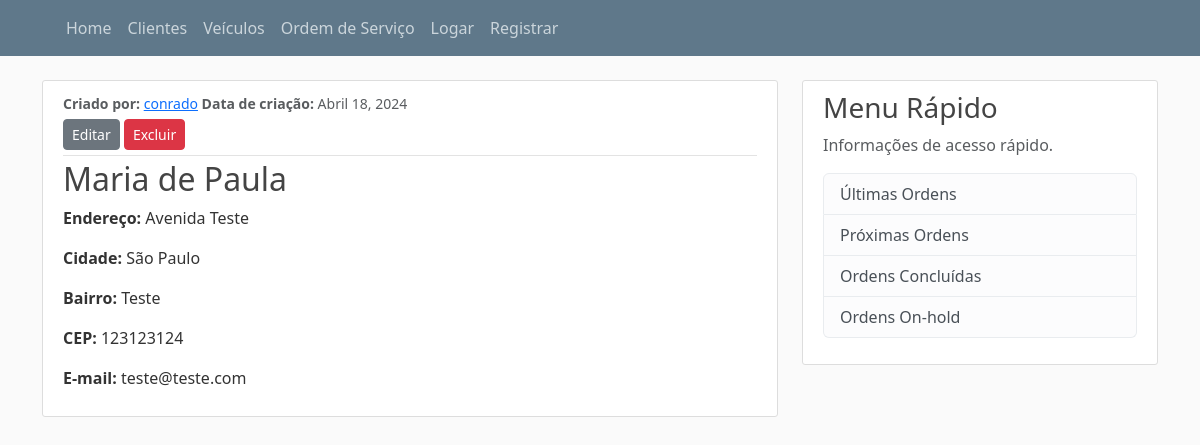
Page /garage/clientes/5/ on the committed database.
### garage/models.py (models this page shows, shortened)
class Cliente(models.Model):
    nome = models.CharField(max_length=250)
    slug = models.SlugField(max_length=250)
    n_cpf = models.CharField(max_length=50)
    endereco = models.CharField(max_length=150)
    bairro = models.CharField(max_length=50)
    cidade = models.CharField(max_length=50)
    cep = models.CharField(max_length=9)
    data_criacao = models.DateTimeField(auto_now_add=True)
    email = models.CharField(max_length=100)
    autor = models.ForeignKey(User, on_delete=models.CASCADE)

### garage/views.py (the view)
# urls.py: path('clientes/<int:pk>/', ClienteDetailView.as_view(), name='client-detail'),
class ClienteDetailView(DetailView):
    model = Cliente
    template_name = 'garage/clientes/client_details.html'

### templates/garage/clientes/client_details.html (shortened to what this page needs)
{% extends "garage/base.html" %}
{% block content %}
  <article class="media content-section">
    <div class="media-body">
      <div class="article-metadata">
        <small class="text-muted">
          <strong>Criado por:</strong> <a class="mr-2" href="#">{{ object.autor }}</a>
          <strong>Data de criação:</strong> {{ object.data_criacao|date:"F d, Y" }}
        </small>
        {% if object.nome != user %}
          <div>
            <a class="btn btn-secondary btn-sm mt-1 mb-1" href="{% url 'garage:client-update' object.id %}">Editar</a>
            <a class="btn btn-danger btn-sm mt-1 mb-1" href="{% url 'garage:client-delete' object.id %}">Excluir</a>
          </div>
        {% endif %}
      </div>
      <h2 class="article-title">{{ object.nome }}</h2>
      <p class="article-content"><strong>Endereço:</strong> {{ object.endereco }}</p>
      <p class="article-content"><strong>Cidade:</strong> {{ object.cidade }}</p>
      <p class="article-content"><strong>Bairro:</strong> {{ object.bairro }}</p>
      <p class="article-content"><strong>CEP:</strong> {{ object.cep }}</p>
      <p class="article-content"><strong>E-mail:</strong> {{ object.email }}</p>
    </div>
  </article>
{% endblock content %}

### garage/static/css/main.css (style rules this page uses)
body { background: #fafafa; color: #333333; margin-top: 5rem; }
h1, h2, h3, h4, h5, h6 { color: #444444; }
.content-section { background: #ffffff; padding: 10px 20px; border: 1px solid #dddddd; border-radius: 3px; margin-bottom: 20px; }
.article-title { color: #444444; }
.article-content { white-space: pre-line; }
.article-metadata { padding-bottom: 1px; margin-bottom: 4px; border-bottom: 1px solid #e3e3e3 }

### rows in the picture
Cliente: autor "conrado", data_criacao "Abril 18, 2024", nome "Maria de Paula", endereco "Avenida Teste", cidade "São Paulo", bairro "Teste", cep "123123124", email "teste@teste.com"
